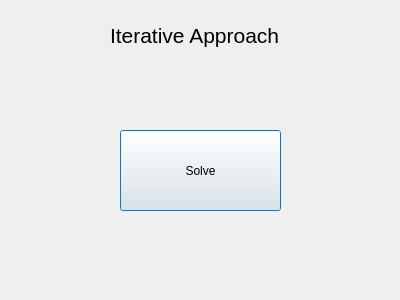
<?xml version="1.0" encoding="UTF-8"?>
<ui version="4.0">
 <class>Iterative</class>
 <widget class="QDialog" name="Iterative">
  <property name="geometry">
   <rect>
    <x>0</x>
    <y>0</y>
    <width>400</width>
    <height>300</height>
   </rect>
  </property>
  <property name="windowTitle">
   <string>Dialog</string>
  </property>
  <widget class="QLabel" name="label">
   <property name="geometry">
    <rect>
     <x>110</x>
     <y>20</y>
     <width>181</width>
     <height>31</height>
    </rect>
   </property>
   <property name="font">
    <font>
     <pointsize>16</pointsize>
    </font>
   </property>
   <property name="text">
    <string>Iterative Approach</string>
   </property>
  </widget>
  <widget class="QPushButton" name="pushButton">
   <property name="geometry">
    <rect>
     <x>120</x>
     <y>130</y>
     <width>161</width>
     <height>81</height>
    </rect>
   </property>
   <property name="text">
    <string>Solve</string>
   </property>
  </widget>
 </widget>
 <resources/>
 <connections/>
</ui>
